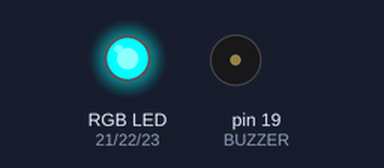
Bench run of a sketch on a simulated Arduino Mega 2560, built with avr-gcc and run on an emulated ATmega2560. Parts: an RGB LED mixed from three pins (HIGH = lit), buzzer (waves = sounding, pin HIGH).

Above: at 0.5 s.
At 2.5 s:
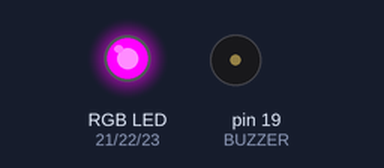
At 4.5 s:
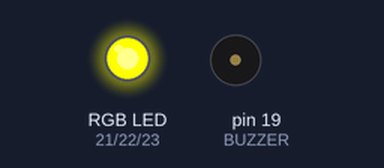
At 7.2 s:
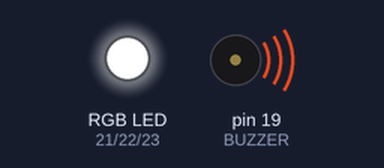
At 9.5 s:
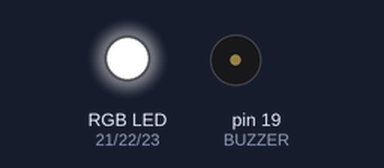
Timing chart, 0 to 10.4 s (numbered marks = the images above):
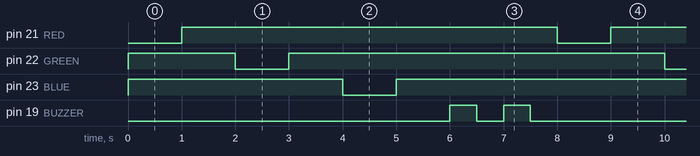

Measured:
- by itself, pin 21 (RED), pin 22 (GREEN), pin 23 (BLUE): alternates HIGH for 7.0 s and LOW for 1.0 s
- by itself, pin 19 (BUZZER): repeats every 8.0 s: LOW 0.50 s, HIGH 0.50 s, LOW 6.5 s, HIGH 0.50 s
- by itself, everything shown: repeats every 8.0 s, in 10 steps

The sketch:

RGB_LED.ino
```cpp
//www.elegoo.com
//2016.12.8

// Define Pins
#define BLUE 23
#define GREEN 22
#define RED 21
#define BUZZER 19


void setup()
{
  // initialize the digital pin as an output.
  pinMode(RED, OUTPUT);
  pinMode(GREEN, OUTPUT);
  pinMode(BLUE, OUTPUT);
  pinMode(BUZZER, OUTPUT);
  digitalWrite(RED, HIGH);
  digitalWrite(GREEN, HIGH);
  digitalWrite(BLUE, HIGH);
}

// the loop routine runs over and over again forever:
void loop() {
  digitalWrite(RED, LOW); // turn the LED on
  delay(1000); // wait for a second
  digitalWrite(RED, HIGH); // turn the LED off by making the voltage LOW
  delay(1000); // wait for a second
  digitalWrite(GREEN, LOW); // turn the LED on
  delay(1000); // wait for a second
  digitalWrite(GREEN, HIGH); // turn the LED off by making the voltage LOW
  delay(1000); // wait for a second
  digitalWrite(BLUE, LOW); // turn the LED on
  delay(1000); // wait for a second
  digitalWrite(BLUE, HIGH); // turn the LED off by making the voltage LOW
  delay(1000); // wait for a second
  digitalWrite(BUZZER, HIGH);
  delay(500);
  digitalWrite(BUZZER, LOW);
  delay(500);
  digitalWrite(BUZZER, HIGH);
  delay(500);
  digitalWrite(BUZZER, LOW);
  delay(500);
}
```
